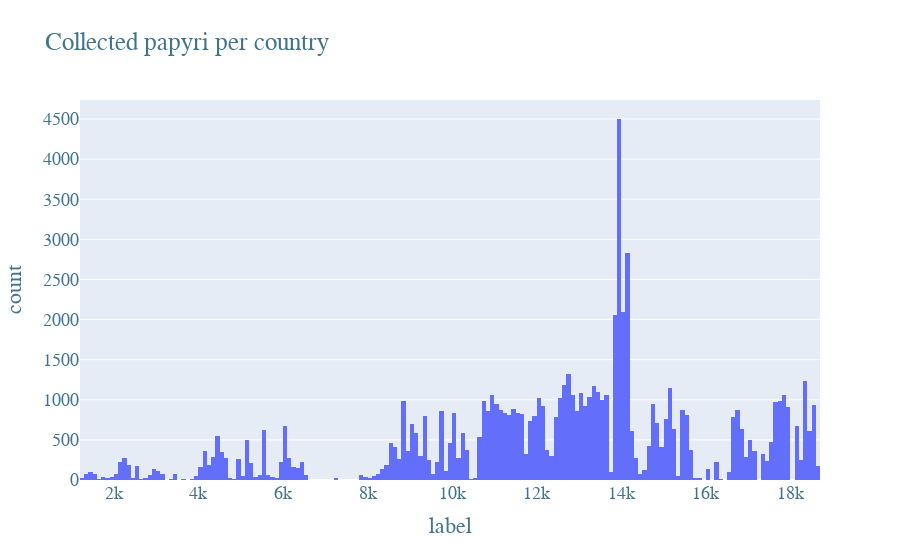

Write notebook code for a chart like this one.
### Code cell
fig = px.histogram(train, x="label", title="Collected papyri per country")
fig.update_layout(
    autosize=True,
    font=dict(family="Corbel",size=18,color='rgb(65,116,141)'),
    #legend_title_font_color="green",
)

fig.show()

### Figure 1 — Plotly figure (JSON) as saved in the notebook; plotly's stock layout.template omitted (floating-point values rounded to 4 significant figures; data arrays with more than 128 entries replaced by an {"elided": "..."} marker saying what was removed)
{"data": [{"alignmentgroup": "True", "bingroup": "x", "hovertemplate": "label=%{x}<br>count=%{y}<extra></extra>", "legendgroup": "", "marker": {"color": "#636efa", "pattern": {"shape": ""}}, "name": "", "offsetgroup": "", "orientation": "v", "showlegend": false, "type": "histogram", "x": {"elided": "77430 int values"}, "xaxis": "x", "yaxis": "y"}], "layout": {"autosize": true, "barmode": "relative", "font": {"color": "rgb(65,116,141)", "family": "Corbel", "size": 18}, "legend": {"tracegroupgap": 0}, "title": {"text": "Collected papyri per country"}, "xaxis": {"anchor": "y", "autorange": true, "domain": [0, 1], "range": [1200.0, 18700.0], "title": {"text": "label"}, "type": "linear"}, "yaxis": {"anchor": "x", "autorange": true, "domain": [0, 1], "range": [0, 4737.0], "title": {"text": "count"}}}}
